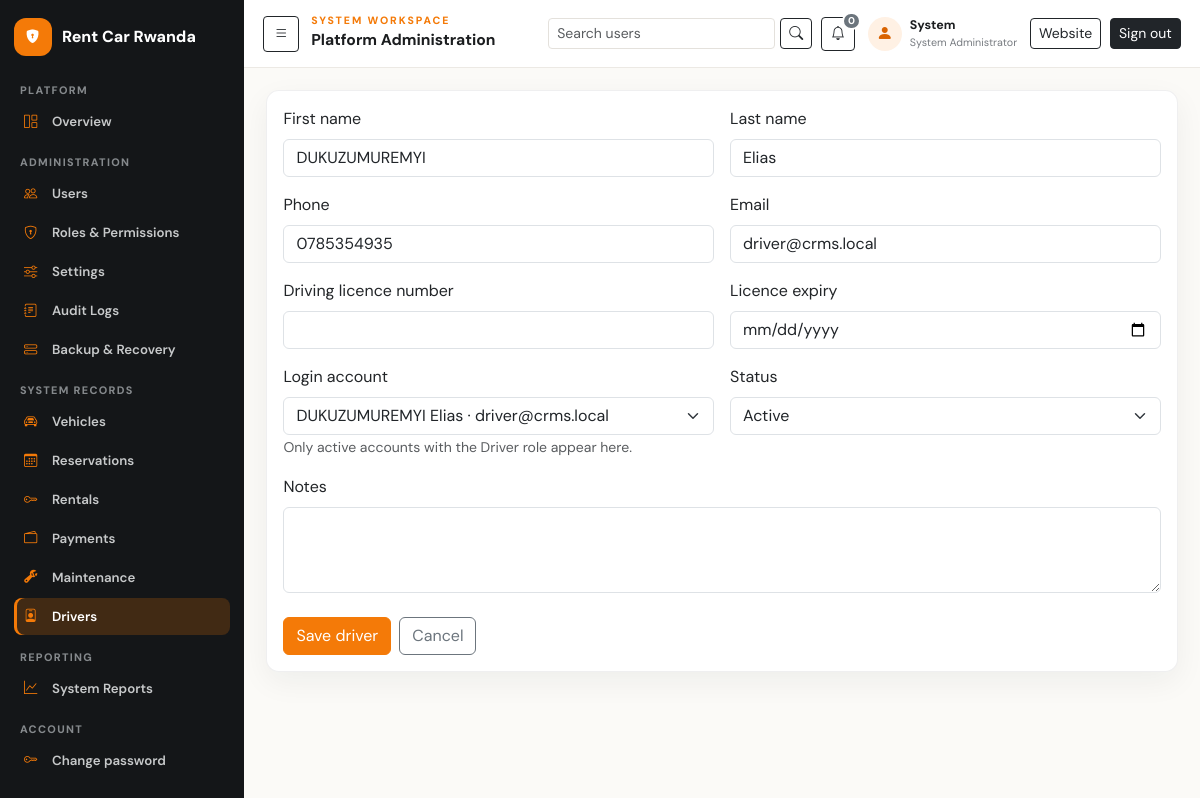
Page /index.php?user_id=7&return_to=schedule&r=drivers/form (signed in) on the committed database.
### tables this page shows
CREATE TABLE IF NOT EXISTS roles (
  role_id BIGINT UNSIGNED AUTO_INCREMENT PRIMARY KEY,
  role_name VARCHAR(60) NOT NULL UNIQUE,
  description VARCHAR(255) NULL,
  created_at TIMESTAMP NOT NULL DEFAULT CURRENT_TIMESTAMP
);

CREATE TABLE IF NOT EXISTS users (
  user_id BIGINT UNSIGNED AUTO_INCREMENT PRIMARY KEY,
  role_id BIGINT UNSIGNED NOT NULL,
  first_name VARCHAR(100) NOT NULL,
  last_name VARCHAR(100) NOT NULL,
  email VARCHAR(190) NULL UNIQUE,
  phone VARCHAR(30) NULL,
  password_hash VARCHAR(255) NOT NULL,
  must_change_password TINYINT(1) NOT NULL DEFAULT 0,
  status ENUM('active','inactive','suspended','pending') NOT NULL DEFAULT 'active',
  last_login_at DATETIME NULL,
  created_at TIMESTAMP NOT NULL DEFAULT CURRENT_TIMESTAMP,
  updated_at TIMESTAMP NOT NULL DEFAULT CURRENT_TIMESTAMP ON UPDATE CURRENT_TIMESTAMP,
  KEY idx_users_role_status (role_id,status),
  CONSTRAINT fk_users_role FOREIGN KEY (role_id) REFERENCES roles(role_id) ON DELETE RESTRICT ON UPDATE CASCADE
);

### src/View.php (called while the page is built, shortened)
<?php
final class View
{
    public static function render(string $template, array $data = [], ?string $layout = null): void
    {
        $data['flashes'] = Http::flashes();
        $data['user'] = Auth::user();
        $data['title'] = $data['title'] ?? 'CRMS';
        $layout = $layout ?? self::layoutFor($template, $data);
        if ($layout === 'app' && ($data['user']['role_name'] ?? '') === 'System Administrator'
            && !array_key_exists('unreadNotificationCount', $data)) {
            try {
                $data['unreadNotificationCount'] = (new Services\NotificationService())->unreadCount(Auth::id(), Auth::customerId());
            } catch (\Throwable) {
                $data['unreadNotificationCount'] = 0;
            }
        }
        extract($data, EXTR_SKIP);
        $viewFile = dirname(__DIR__) . '/views/' . $template . '.php';
        require $viewFile;
        $content = ob_get_clean();
        $layoutFile = dirname(__DIR__) . '/views/layouts/' . $layout . '.php';
        require $layoutFile;
    }
    private static function layoutFor(string $template, array $data): string
    {
        return 'app';
    }
}

### src/Controllers/DriverController.php (called while the page is built, shortened)
<?php
final class DriverController
{
    public function form(): void
    {
        $id = Http::int('id');
        $driver = $id ? Database::fetch('SELECT d.* FROM drivers d WHERE d.driver_id=? AND ' . DriverAccess::scopeSql('d'), [$id]) : null;
        $requestedUserId = !$id ? Http::int('user_id') : 0;
        if (!$id && $requestedUserId > 0) {
            $account = Database::fetch(
                "SELECT u.user_id,u.first_name,u.last_name,u.email,u.phone
                 FROM users u JOIN roles r ON r.role_id=u.role_id
                 LEFT JOIN drivers d ON d.user_id=u.user_id
                 WHERE u.user_id=? AND r.role_name='Driver' AND u.status='active' AND d.driver_id IS NULL",
                [$requestedUserId]
            );
            $driver = [
                'user_id' => (int) $account['user_id'],
                'first_name' => $account['first_name'],
                'last_name' => $account['last_name'],
                'email' => $account['email'],
                'phone' => $account['phone'] ?? '',
                'status' => 'active',
            ];
        }
        $users = Database::fetchAll(
            "SELECT u.user_id,u.first_name,u.last_name,u.email FROM users u JOIN roles r ON r.role_id=u.role_id
             LEFT JOIN drivers d ON d.user_id=u.user_id WHERE r.role_name='Driver' AND u.status='active'
             AND (d.driver_id IS NULL OR (d.driver_id=? AND " . DriverAccess::scopeSql('d') . ")) ORDER BY u.last_name,u.first_name",
            [$id ?: 0]
        );
        View::render('drivers/form', ['title' => $id ? 'Edit driver' : 'Add driver', 'driver' => $driver, 'users' => $users]);
    }
}

### index.php (called while the page is built, shortened)
<?php
require __DIR__ . '/src/bootstrap.php';
$route = $_GET['r'] ?? 'home';
$route = is_string($route) ? $route : 'home';
if (Auth::check() && Auth::mustChangePassword() && !in_array($route, ['password/change', 'logout'], true)) {
    \Crms\Http::redirect('password/change');
}
[$class, $method] = $routes[$route];
(new $class())->$method();

### src/Http.php (called while the page is built, shortened)
<?php
final class Http
{
    public static function int(string $key, int $default = 0): int
    {
        $v = $_GET[$key] ?? $_POST[$key] ?? $default;
        return filter_var($v, FILTER_VALIDATE_INT) !== false ? (int) $v : $default;
    }
}

### src/Database.php (called while the page is built, shortened)
<?php
final class Database
{
    private static ?PDO $pdo = null;
    public static function connect(): PDO
    {
        if (self::$pdo instanceof PDO) {
            return self::$pdo;
        }
        $cfg = require dirname(__DIR__) . '/config/database.php';
        $dsn = sprintf(
            'mysql:host=%s;port=%d;dbname=%s;charset=%s',
            $cfg['host'],
            $cfg['port'],
            $cfg['name'],
            $cfg['charset']
        );
        try {
            self::$pdo = new PDO($dsn, $cfg['user'], $cfg['pass'], [
                PDO::ATTR_ERRMODE => PDO::ERRMODE_EXCEPTION,
                PDO::ATTR_DEFAULT_FETCH_MODE => PDO::FETCH_ASSOC,
                PDO::ATTR_EMULATE_PREPARES => false,
            ]);
        } catch (PDOException $e) {
            throw new RuntimeException('Database connection failed.');
        }
        self::$pdo->exec("SET time_zone = '+02:00'");
        return self::$pdo;
    }
    public static function pdo(): PDO
    {
        return self::connect();
    }
    public static function query(string $sql, array $params = []): PDOStatement
    {
        $stmt = self::pdo()->prepare($sql);
        $stmt->execute($params);
        return $stmt;
    }
    public static function fetch(string $sql, array $params = []): ?array
    {
        $row = self::query($sql, $params)->fetch();
        return $row === false ? null : $row;
    }
    public static function fetchAll(string $sql, array $params = []): array
    {
        return self::query($sql, $params)->fetchAll();
    }
}

### src/bootstrap.php (called while the page is built, shortened)
<?php
$appCfg = require dirname(__DIR__) . '/config/app.php';
spl_autoload_register(function (string $class): void {
    $prefix = 'Crms\\';
    $rel = str_replace('\\', '/', substr($class, strlen($prefix)));
    $file = __DIR__ . '/' . $rel . '.php';
});
if (!function_exists('e')) {
    function e(?string $value): string
    {
        return htmlspecialchars((string) $value, ENT_QUOTES | ENT_SUBSTITUTE, 'UTF-8');
    }
}
if (!function_exists('url')) {
    function url(string $route = 'home', array $query = []): string
    {
        $base = rtrim(crms_base_url(), '/');
        $query['r'] = $route;
        return $base . '/index.php?' . http_build_query($query);
    }
}
if (!function_exists('crms_base_url')) {
    function crms_base_url(): string
    {
        $cfg = require dirname(__DIR__) . '/config/app.php';
        $script = $_SERVER['SCRIPT_NAME'] ?? '/CarrentalMS/index.php';
        $dir = str_replace('\\', '/', dirname($script));
        return rtrim($dir, '/');
    }
}
if (!function_exists('asset')) {
    function asset(string $path): string
    {
        return rtrim(crms_base_url(), '/') . '/' . ltrim($path, '/');
    }
}

### src/Services/DriverAccess.php (called while the page is built, shortened)
<?php
final class DriverAccess
{
    public static function scopeSql(string $alias = 'd'): string
    {
        return '1=1';
    }
}

### config/app.php (called while the page is built)
<?php
return [
    'name' => 'CRMS',
    'timezone' => 'Africa/Kigali',
    'currency' => 'RWF',
    'base_url' => '',
    'session_name' => 'CRMSSESSID',
    'upload_max_bytes' => 2 * 1024 * 1024,
    'allowed_image_mimes' => ['image/jpeg' => 'jpg', 'image/png' => 'png', 'image/webp' => 'webp'],
];

### src/Auth.php (called while the page is built, shortened)
<?php
final class Auth
{
    public static function user(): ?array
    {
        $id = $_SESSION['user_id'] ?? null;
        static $cached = null;
        static $cachedId = null;
        if ($cachedId === $id && $cached) {
            return $cached;
        }
        $user = Database::fetch(
            'SELECT u.*, r.role_name FROM users u JOIN roles r ON r.role_id = u.role_id WHERE u.user_id = ?',
            [$id]
        );
        $cached = $user;
        $cachedId = $id;
        return $user;
    }
    public static function check(): bool
    {
        $u = self::user();
        return $u !== null && $u['status'] === 'active';
    }
}

### config/database.php (called while the page is built)
<?php
return [
    'host' => getenv('CRMS_DB_HOST') ?: '127.0.0.1',
    'port' => (int) (getenv('CRMS_DB_PORT') ?: 3306),
    'name' => getenv('CRMS_DB_NAME') ?: 'carrental',
    'user' => getenv('CRMS_DB_USER') ?: 'root',
    'pass' => getenv('CRMS_DB_PASS') !== false ? (string) getenv('CRMS_DB_PASS') : '',
    'charset' => 'utf8mb4',
];

### src/Rbac.php (called while the page is built, shortened)
<?php
final class Rbac
{
    private static ?array $perms = null;
    private static ?int $permsRoleId = null;
    public static function can(string $permission): bool
    {
        $user = Auth::user();
        $roleId = (int) $user['role_id'];
        if (self::$perms === null || self::$permsRoleId !== $roleId) {
            $rows = Database::fetchAll(
                'SELECT p.permission_key FROM role_permissions rp
                 JOIN permissions p ON p.permission_id = rp.permission_id
                 WHERE rp.role_id = ?',
                [$roleId]
            );
            self::$perms = [];
            foreach ($rows as $r) {
                self::$perms[$r['permission_key']] = true;
            }
            self::$permsRoleId = $roleId;
        }
        if (isset(self::$perms[$permission])) {
            return true;
        }
        $viewToManage = [
            'rentals.view' => 'rentals.manage',
            'transactions.view' => 'transactions.manage',
            'maintenance.view' => 'maintenance.manage',
        ];
        $managePermission = $viewToManage[$permission] ?? null;
        return $managePermission !== null && isset(self::$perms[$managePermission]);
    }
}

### views/drivers/form.php (the view)
<form method="post" class="card card-body"><input type="hidden" name="_csrf" value="<?= e(\Crms\Csrf::token()) ?>">
  <div class="row g-3">
    <div class="col-md-6"><label class="form-label" for="driver-first">First name</label><input class="form-control" id="driver-first" name="first_name" required value="<?= e($driver['first_name'] ?? '') ?>"></div>
    <div class="col-md-6"><label class="form-label" for="driver-last">Last name</label><input class="form-control" id="driver-last" name="last_name" required value="<?= e($driver['last_name'] ?? '') ?>"></div>
    <div class="col-md-6"><label class="form-label" for="driver-phone">Phone</label><input class="form-control" id="driver-phone" name="phone" required value="<?= e($driver['phone'] ?? '') ?>"></div>
    <div class="col-md-6"><label class="form-label" for="driver-email">Email</label><input class="form-control" id="driver-email" type="email" name="email" value="<?= e($driver['email'] ?? '') ?>"></div>
    <div class="col-md-6"><label class="form-label" for="driver-license">Driving licence number</label><input class="form-control" id="driver-license" name="driving_license_number" required value="<?= e($driver['driving_license_number'] ?? '') ?>"></div>
    <div class="col-md-6"><label class="form-label" for="driver-expiry">Licence expiry</label><input class="form-control" id="driver-expiry" type="date" name="license_expiry_date" value="<?= e($driver['license_expiry_date'] ?? '') ?>"></div>
    <div class="col-md-6"><label class="form-label" for="driver-account">Login account</label><select class="form-select" id="driver-account" name="user_id"><option value="">No schedule login</option><?php foreach ($users as $account): ?><option value="<?= (int)$account['user_id'] ?>" <?= (string)($driver['user_id'] ?? '') === (string)$account['user_id'] ? 'selected' : '' ?>><?= e($account['first_name'] . ' ' . $account['last_name'] . ' · ' . $account['email']) ?></option><?php endforeach; ?></select><small class="form-text">Only active accounts with the Driver role appear here.</small></div>
    <div class="col-md-6"><label class="form-label" for="driver-status">Status</label><select class="form-select" id="driver-status" name="status"><option value="active" <?= ($driver['status'] ?? 'active') === 'active' ? 'selected' : '' ?>>Active</option><option value="inactive" <?= ($driver['status'] ?? '') === 'inactive' ? 'selected' : '' ?>>Inactive</option></select></div>
    <div class="col-12"><label class="form-label" for="driver-notes">Notes</label><textarea class="form-control" id="driver-notes" name="notes" rows="3"><?= e($driver['notes'] ?? '') ?></textarea></div>
  </div>
  <div class="d-flex gap-2 mt-4"><button class="btn btn-primary">Save driver</button><a class="btn btn-outline-secondary" href="<?= e(url('drivers')) ?>">Cancel</a></div>
</form>

### views/layouts/app.php (shortened to what this page needs)
<!doctype html>
<html lang="en">
<head>
  <link href="https://cdn.jsdelivr.net/npm/bootstrap@5.3.3/dist/css/bootstrap.min.css" rel="stylesheet">
  <link href="https://cdn.jsdelivr.net/npm/bootstrap-icons@1.11.3/font/bootstrap-icons.min.css" rel="stylesheet">
  <link href="<?= e(asset('public/css/app.css') . '?v=' . (string) filemtime(dirname(__DIR__, 2) . '/public/css/app.css')) ?>" rel="stylesheet">
</head>
<?php $isSystemAdmin = ($user['role_name'] ?? '') === 'System Administrator'; ?>
<?php $isDashboardPage = (string) ($_GET['r'] ?? '') === 'dashboard'; ?>
<?php $isReportsPage = (string) ($_GET['r'] ?? '') === 'reports'; ?>
<?php $isAdminUsersPage = (string) ($_GET['r'] ?? '') === 'admin/users'; ?>
<body class="site-body app-body<?= $isDashboardPage ? ' dashboard-workspace' : '' ?><?= $isReportsPage ? ' reports-workspace' : '' ?><?= $isAdminUsersPage ? ' admin-users-workspace' : '' ?><?= $isSystemAdmin ? ' admin-workspace' : '' ?><?= !empty($printAgreement) ? ' rental-agreement-print' : '' ?><?= !empty($reportPrint) ? ' report-print' : '' ?>">
<div class="app-shell">
  <?php require dirname(__DIR__) . '/partials/sidebar.php'; ?>
  <div class="app-main">
    <header class="app-topbar">
      <?php if ($isSystemAdmin): ?>
        <button class="btn btn-sm btn-outline-dark d-none d-lg-inline-flex admin-sidebar-toggle" type="button" data-sidebar-toggle aria-expanded="true" aria-label="Collapse navigation"><i class="bi bi-list"></i></button>
        <div class="admin-topbar-title"><p class="eyebrow mb-0">System workspace</p><strong>Platform Administration</strong></div>
        <div class="app-topbar-actions admin-topbar-actions">
          <form class="admin-topbar-search" method="get" action="<?= e(url('admin/users')) ?>">
            <input class="form-control form-control-sm" type="search" name="q" value="<?= e((string)($q ?? '')) ?>" placeholder="Search users" aria-label="Search user accounts">
            <button class="btn btn-sm btn-outline-dark" type="submit" aria-label="Search"><i class="bi bi-search" aria-hidden="true"></i></button>
          </form>
          <a class="btn btn-sm btn-outline-dark admin-topbar-icon admin-notification-link" href="<?= e(url('dashboard')) ?>#dashboard-notifications" title="Notifications" aria-label="Notifications, <?= (int) ($unreadNotificationCount ?? 0) ?> unread">
            <i class="bi bi-bell" aria-hidden="true"></i>
            <span class="badge text-bg-<?= (int) ($unreadNotificationCount ?? 0) > 0 ? 'primary' : 'secondary' ?>" data-notification-count><?= (int) ($unreadNotificationCount ?? 0) ?></span>
          </a>
          <div class="admin-user-chip"><span class="admin-user-avatar"><i class="bi bi-person-fill" aria-hidden="true"></i></span><span><strong><?= e($user['first_name'] ?? 'Admin') ?></strong><small>System Administrator</small></span></div>
          <a class="btn btn-sm btn-outline-dark admin-website-link" href="<?= e(url('home')) ?>">Website</a>
          <form method="post" action="<?= e(url('logout')) ?>"><?= \Crms\Csrf::field() ?><button class="btn btn-sm btn-dark">Sign out</button></form>
        </div>
      <?php endif; ?>
    </header>
    <div class="app-content">
      <?= $content ?>
    </div>
  </div>
</div>
</body>
</html>

### rows in the picture
users: first_name "System"
users: first_name "DUKUZUMUREMYI", last_name "Elias", phone "0785354935", email "driver@crms.local"

### other values in the picture
$unreadNotificationCount "0"
form field user_id "DUKUZUMUREMYI Elias · driver@crms.local"
